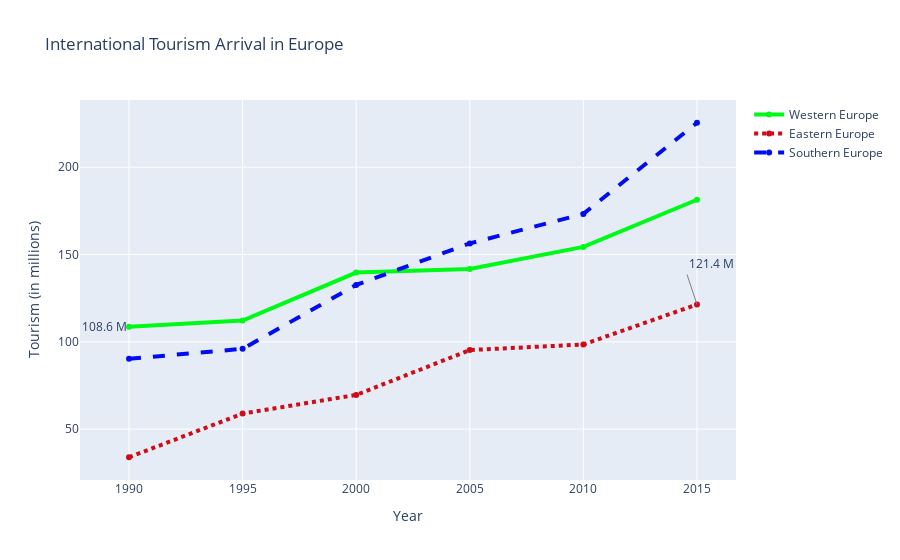

Source (notebook cell):
### Markdown cell above
#### Add annotations to layout and show plot

### Code cell
layout['annotations'] = annotations

offline.iplot(fig)

### Figure 1 — Plotly figure (JSON) as saved in the notebook; plotly's stock layout.template omitted (floating-point values rounded to 4 significant figures)
{"data": [{"line": {"color": "rgb(0, 250, 24)", "width": 4}, "name": "Western Europe", "type": "scatter", "x": [1990, 1995, 2000, 2005, 2010, 2015], "y": [108.6, 112.2, 139.7, 141.7, 154.4, 181.4]}, {"line": {"color": "rgb(205, 12, 24)", "dash": "dot", "width": 4}, "name": "Eastern Europe", "type": "scatter", "x": [1990, 1995, 2000, 2005, 2010, 2015], "y": [33.9, 58.9, 69.6, 95.3, 98.5, 121.4]}, {"line": {"color": "rgb(2, 12, 240)", "dash": "dash", "width": 4}, "name": "Southern Europe", "type": "scatter", "x": [1990, 1995, 2000, 2005, 2010, 2015], "y": [90.3, 96, 132.6, 156.4, 173.3, 225.5]}], "layout": {"annotations": [{"showarrow": false, "text": "108.6 M", "x": 1990, "xanchor": "right", "y": 108.6, "yanchor": "middle"}, {"arrowcolor": "gray", "showarrow": true, "text": "121.4 M", "x": 2015, "xanchor": "left", "y": 121.4, "yanchor": "bottom"}], "autosize": true, "title": {"text": "International Tourism Arrival in Europe"}, "xaxis": {"autorange": true, "range": [1988.0, 2017.0], "title": {"text": "Year"}, "type": "linear"}, "yaxis": {"autorange": true, "range": [18.09, 241.3], "title": {"text": "Tourism (in millions)"}, "type": "linear"}}}
